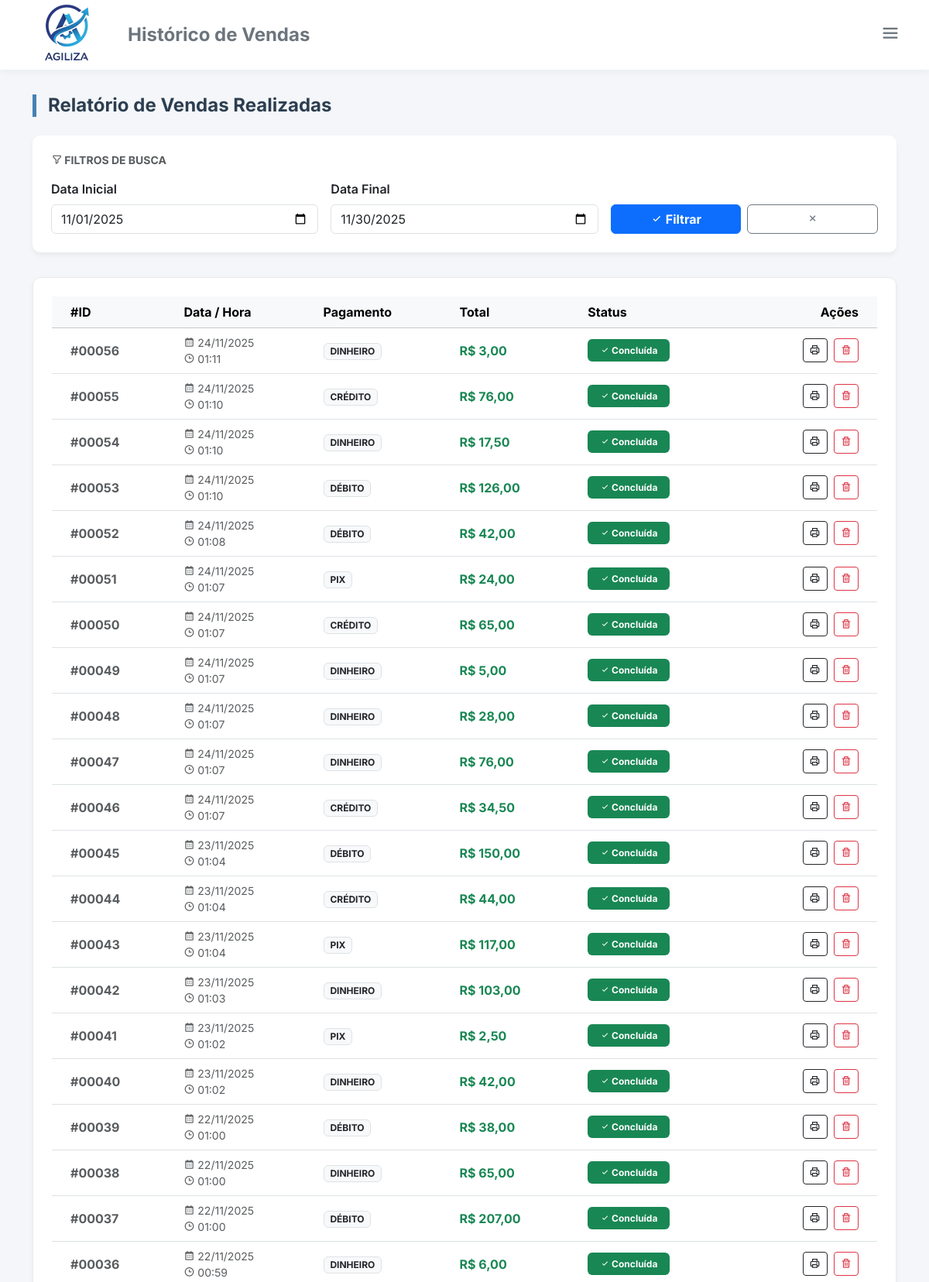
/historico_vendas.php (signed in, upper part), run on the app's committed database.
### tables this page shows
CREATE TABLE IF NOT EXISTS `vendas` (
  `id_venda` int NOT NULL AUTO_INCREMENT,
  `data_hora` datetime NOT NULL,
  `valor_total` decimal(10,2) NOT NULL,
  `id_forma_pagamento` int DEFAULT NULL,
  `status` varchar(20) DEFAULT 'pendente',
  `fechamento_caixa_id` int DEFAULT NULL,
  `cliente` varchar(100) NOT NULL DEFAULT '',
  PRIMARY KEY (`id_venda`),
  KEY `fk_venda_pagamento` (`id_forma_pagamento`),
  KEY `idx_fechamento_caixa` (`fechamento_caixa_id`)
);

CREATE TABLE IF NOT EXISTS `forma_pagamento` (
  `id_forma_pagamento` int NOT NULL AUTO_INCREMENT,
  `nome_pagamento` varchar(50) NOT NULL,
  PRIMARY KEY (`id_forma_pagamento`),
  UNIQUE KEY `nome_pagamento` (`nome_pagamento`)
);

### historico_vendas.php (the view, shortened to what this page needs)
<?php
require_once "conexao.php";
$data_inicio = $_GET['data_inicio'] ?? date('Y-m-01');
$data_fim = $_GET['data_fim'] ?? date('Y-m-t');
try {
    $sql = "SELECT v.id_venda, v.data_hora, v.valor_total, v.status, f.nome_pagamento
            FROM vendas v
            LEFT JOIN forma_pagamento f ON v.id_forma_pagamento = f.id_forma_pagamento
            WHERE DATE(v.data_hora) BETWEEN :inicio AND :fim
            ORDER BY v.data_hora DESC";
    $stmt = $conn->prepare($sql);
    $stmt->execute([':inicio' => $data_inicio, ':fim' => $data_fim]);
    $vendas = $stmt->fetchAll(PDO::FETCH_ASSOC);
} catch (PDOException $e) {
    die("Erro ao buscar vendas: " . $e->getMessage());
}
?>
<!DOCTYPE html>
<html lang="pt-br">
<head>
    <link href="https://cdn.jsdelivr.net/npm/bootstrap@5.3.6/dist/css/bootstrap.min.css" rel="stylesheet" />
    <link href="https://unpkg.com/boxicons@2.1.4/css/boxicons.min.css" rel="stylesheet">
    <link rel="stylesheet" href="styles/style_estoque.css" />
</head>
<body>
    <div class="top-bar">
        <div class="d-flex align-items-center gap-3">
            <img src="img/logoagilizasemfundo.png" alt="Logo PDV" style="height: 125px; width: auto;">
            <h4 class="m-0 fw-bold text-secondary d-none d-md-block">Histórico de Vendas</h4>
        </div>
        <div class="dropdown">
            <button class="btn btn-outline-secondary border-0" type="button" data-bs-toggle="dropdown">
                <i class='bx bx-menu fs-3'></i>
            </button>
        </div>
    </div>
    <div class="container main-container">
        <h4 class="page-title">Relatório de Vendas Realizadas</h4>
        <div class="card-filter">
            <h6 class="text-muted mb-3 fw-bold text-uppercase small"><i class='bx bx-filter-alt'></i> Filtros de Busca
            </h6>
            <form method="GET" class="row g-3 align-items-end">
                <div class="col-md-4">
                    <label class="form-label fw-semibold">Data Inicial</label>
                    <input type="date" name="data_inicio" class="form-control"
                        value="<?= htmlspecialchars($data_inicio) ?>" />
                </div>
                <div class="col-md-4">
                    <label class="form-label fw-semibold">Data Final</label>
                    <input type="date" name="data_fim" class="form-control"
                        value="<?= htmlspecialchars($data_fim) ?>" />
                </div>
                <div class="col-md-4 d-flex gap-2">
                    <button type="submit" class="btn btn-primary w-100 fw-bold"><i class='bx bx-check'></i>
                        Filtrar</button>
                    <a href="<?= $_SERVER['PHP_SELF'] ?>" class="btn btn-outline-secondary w-100"
                        title="Limpar Filtros"><i class='bx bx-x'></i></a>
                </div>
            </form>
        </div>
        <div class="table-container">
            <div class="table-responsive">
                <table class="table table-hover align-middle">
                    <thead class="table-light">
                        <tr>
                            <th class="ps-4">#ID</th>
                            <th>Data / Hora</th>
                            <th>Pagamento</th>
                            <th>Total</th>
                            <th>Status</th>
                            <th class="text-end pe-4">Ações</th>
                        </tr>
                    </thead>
                    <tbody>
                        <?php if (count($vendas) > 0): ?>
                            <?php foreach ($vendas as $v): ?>
                                <tr>
                                    <td class="ps-4 fw-bold text-muted">#<?= str_pad($v['id_venda'], 5, '0', STR_PAD_LEFT) ?>
                                    </td>
                                    <td class="text-muted small">
                                        <i class='bx bx-calendar'></i> <?= date('d/m/Y', strtotime($v['data_hora'])) ?> <br>
                                        <i class='bx bx-time'></i> <?= date('H:i', strtotime($v['data_hora'])) ?>
                                    </td>
                                    <td>
                                        <span class="badge bg-light text-dark border">
                                            <?= strtoupper($v['nome_pagamento'] ?? 'OUTROS') ?>
                                        </span>
                                    </td>
                                    <td class="fw-bold text-success">R$ <?= number_format($v['valor_total'], 2, ',', '.') ?>
                                    </td>
                                    <td>
                                        <?php if ($v['status'] == 'finalizada'): ?>
                                            <span class="badge badge-concluida px-3 py-2"><i class='bx bx-check'></i>
                                                Concluída</span>
                                        <?php elseif ($v['status'] == 'cancelada'): ?>
                                            <span class="badge badge-cancelada px-3 py-2"><i class='bx bx-x'></i> Cancelada</span>
                                        <?php else: ?>
                                            <span class="badge bg-secondary"><?= ucfirst($v['status']) ?></span>
                                        <?php endif; ?>
                                    </td>
                                    <td class="text-end pe-4">
                                        <button class="btn btn-sm btn-outline-dark me-1"
                                            onclick="imprimirCupom(<?= $v['id_venda'] ?>)" title="Imprimir Cupom">
                                            <i class='bx bx-printer'></i>
                                        </button>
                                        <?php if ($v['status'] == 'finalizada'): ?>
                                            <button class="btn btn-sm btn-outline-danger"
                                                onclick="cancelarVenda(<?= $v['id_venda'] ?>)" title="Estornar Venda">
                                                <i class='bx bx-trash'></i>
                                            </button>
                                        <?php endif; ?>
                                    </td>
                                </tr>
                            <?php endforeach; ?>
                        <?php endif; ?>
                    </tbody>
                </table>
            </div>
        </div>
    </div>
</body>
</html>

### styles/style_estoque.css (style rules this page uses)
:root { --primary-color: #4682B4; --bg-light: #f4f6f9; --text-dark: #2c3e50; }
body { background-color: var(--bg-light); font-family: 'Inter', sans-serif; }
.top-bar { background-color: #fff; padding: 0.8rem 1.5rem; display: flex; align-items: center; justify-content: space-between; box-shadow: 0 2px 10px rgba(0, 0, 0, 0.05); z-index: 100; height: 90px; }
.main-container { padding-top: 2rem; padding-bottom: 2rem; }
.page-title { font-weight: 700; color: var(--text-dark); margin-bottom: 1.5rem; border-left: 5px solid var(--primary-color); padding-left: 15px; }
.card-filter { background: #fff; border-radius: 10px; box-shadow: 0 4px 6px rgba(0, 0, 0, 0.05); border: none; padding: 1.5rem; margin-bottom: 2rem; }
.table-container { background: #fff; border-radius: 10px; box-shadow: 0 4px 6px rgba(0, 0, 0, 0.05); padding: 1.5rem; border: 1px solid #eaeaea; }
.badge-concluida { background-color: #198754; color: white; }

### data on the page
vendas: id_venda "00056", data_hora "24/11/2025", data_hora "01:11", id_forma_pagamento.nome_pagamento "DINHEIRO", valor_total "3,00", status "finalizada" (drawn)
vendas: id_venda "00055", data_hora "24/11/2025", data_hora "01:10", id_forma_pagamento.nome_pagamento "CRÉDITO", valor_total "76,00", status "finalizada" (drawn)
vendas: id_venda "00054", data_hora "24/11/2025", data_hora "01:10", id_forma_pagamento.nome_pagamento "DINHEIRO", valor_total "17,50", status "finalizada" (drawn)
vendas: id_venda "00053", data_hora "24/11/2025", data_hora "01:10", id_forma_pagamento.nome_pagamento "DÉBITO", valor_total "126,00", status "finalizada" (drawn)
vendas: id_venda "00052", data_hora "24/11/2025", data_hora "01:08", id_forma_pagamento.nome_pagamento "DÉBITO", valor_total "42,00", status "finalizada" (drawn)
vendas: id_venda "00051", data_hora "24/11/2025", data_hora "01:07", id_forma_pagamento.nome_pagamento "PIX", valor_total "24,00", status "finalizada" (drawn)
vendas: id_venda "00050", data_hora "24/11/2025", data_hora "01:07", id_forma_pagamento.nome_pagamento "CRÉDITO", valor_total "65,00", status "finalizada" (drawn)
vendas: id_venda "00049", data_hora "24/11/2025", data_hora "01:07", id_forma_pagamento.nome_pagamento "DINHEIRO", valor_total "5,00", status "finalizada" (drawn)
vendas: id_venda "00048", data_hora "24/11/2025", data_hora "01:07", id_forma_pagamento.nome_pagamento "DINHEIRO", valor_total "28,00", status "finalizada" (drawn)
vendas: id_venda "00047", data_hora "24/11/2025", data_hora "01:07", id_forma_pagamento.nome_pagamento "DINHEIRO", valor_total "76,00", status "finalizada" (drawn)
vendas: id_venda "00046", data_hora "24/11/2025", data_hora "01:07", id_forma_pagamento.nome_pagamento "CRÉDITO", valor_total "34,50", status "finalizada" (drawn)
vendas: id_venda "00045", data_hora "23/11/2025", data_hora "01:04", id_forma_pagamento.nome_pagamento "DÉBITO", valor_total "150,00", status "finalizada" (drawn)
vendas: id_venda "00044", data_hora "23/11/2025", data_hora "01:04", id_forma_pagamento.nome_pagamento "CRÉDITO", valor_total "44,00", status "finalizada" (drawn)
vendas: id_venda "00043", data_hora "23/11/2025", data_hora "01:04", id_forma_pagamento.nome_pagamento "PIX", valor_total "117,00", status "finalizada" (drawn)
vendas: id_venda "00042", data_hora "23/11/2025", data_hora "01:03", id_forma_pagamento.nome_pagamento "DINHEIRO", valor_total "103,00", status "finalizada" (drawn)
vendas: id_venda "00041", data_hora "23/11/2025", data_hora "01:02", id_forma_pagamento.nome_pagamento "PIX", valor_total "2,50", status "finalizada" (drawn)
vendas: id_venda "00040", data_hora "23/11/2025", data_hora "01:02", id_forma_pagamento.nome_pagamento "DINHEIRO", valor_total "42,00", status "finalizada" (drawn)
vendas: id_venda "00039", data_hora "22/11/2025", data_hora "01:00", id_forma_pagamento.nome_pagamento "DÉBITO", valor_total "38,00", status "finalizada" (drawn)
vendas: id_venda "00038", data_hora "22/11/2025", data_hora "01:00", id_forma_pagamento.nome_pagamento "DINHEIRO", valor_total "65,00", status "finalizada" (drawn)
vendas: id_venda "00037", data_hora "22/11/2025", data_hora "01:00", id_forma_pagamento.nome_pagamento "DÉBITO", valor_total "207,00", status "finalizada" (drawn)
vendas: id_venda "00036", data_hora "22/11/2025", data_hora "00:59", id_forma_pagamento.nome_pagamento "DINHEIRO", valor_total "6,00", status "finalizada" (drawn)
